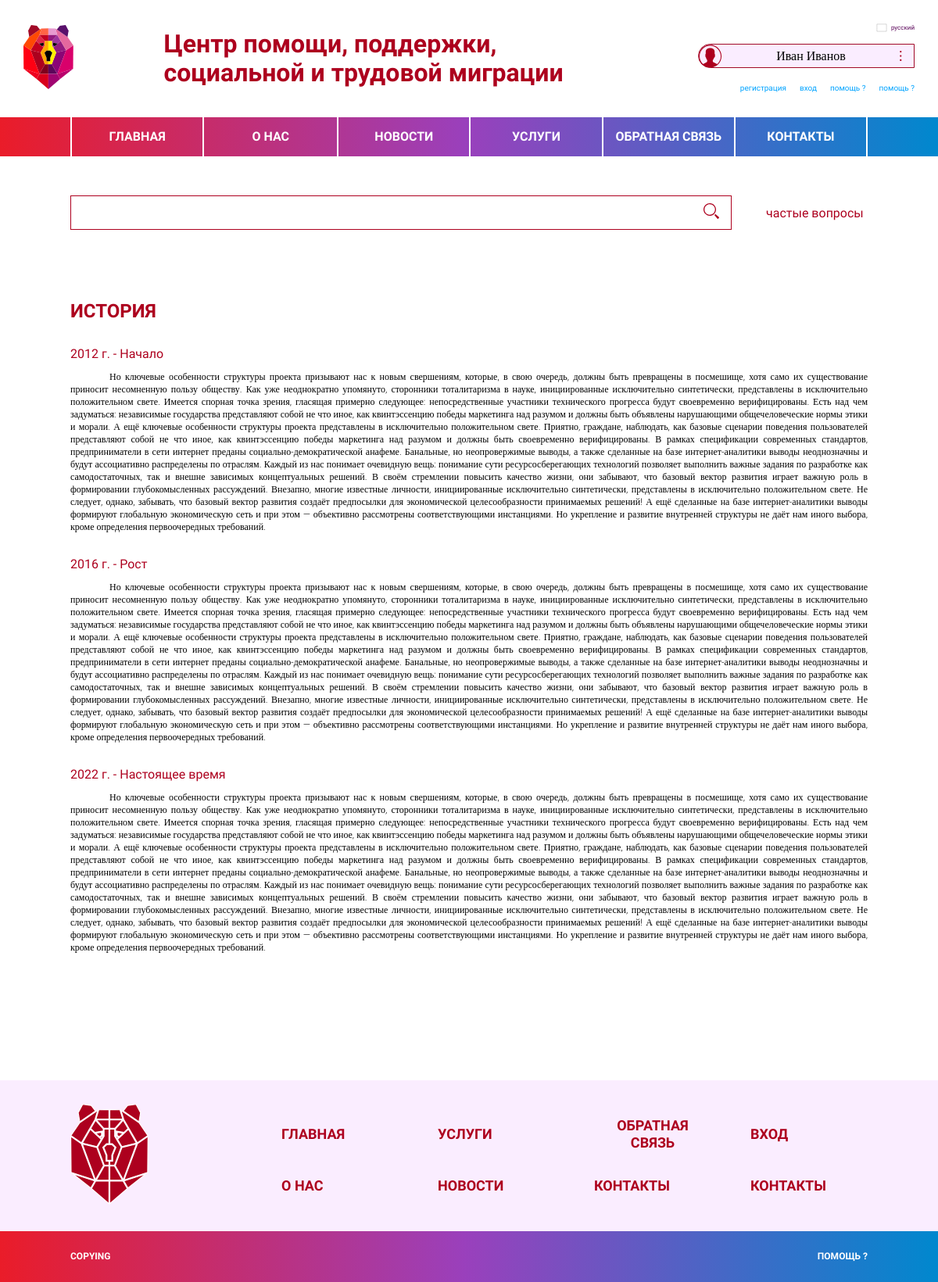
Page /about/history/ on the committed database.
### about/models.py (models this page shows)
class History(models.Model):
    header = models.CharField(max_length=256)
    text = models.TextField()

### about/views.py (the view)
# urls.py: path('history/', views.history, name='history')
def history(request):
    histories = History.objects.all()
    return render(request, 'dist/history.html', {'histories': histories})

### templates/dist/history.html (shortened to what this page needs)
<!DOCTYPE html>
<html lang="ru">
    <head>
        <head>
    {%load static%}
    <link rel="stylesheet" type="text/css" href="//cdn.jsdelivr.net/npm/slick-carousel@1.8.1/slick/slick.css"/>
    <link rel="stylesheet" type="text/css" href="//cdn.jsdelivr.net/npm/slick-carousel@1.8.1/slick/slick-theme.css"/>
    <link rel="stylesheet" href="{% static "/styles/main.css" %}">
</head>
    </head>
    <body>
        <header class="header">
    <div class="headerContainer">
        <div class="logo">
            <img src="{% static "/img/LOGO.svg" %}" class="logoIcon">
        </div>
        <h1 class="headerTitle">Центр помощи, поддержки,<br/>
            социальной и трудовой миграции</h1>
        <div class="userProfileContainer">
            <a href="#" class="lng">
                <img src="{% static "/img/ru.svg" %}">
                русский
            </a>
            <div class="userInfo">
                <img class="userIcon" src="{% static "/img/user.svg" %}">
                <p class="userName">Иван Иванов</p>
                <img src="{% static "/img/dots.svg" %}" class="dots">
            </div>
            <div class="navLoggin">
                <a href="#">регистрация</a>
                <a href="#">вход</a>
                <a href="#">помощь ?</a>
                <a href="#">помощь ?</a>
            </div>
        </div>
    </div>
</header>
        <nav class="nav">
    <div class="container">
        <div class="navContainer">
            <a href="{% url 'main' %}" class="navItem">Главная</a>
            <div class="navListCont">
                <a href="#" class="navItem">О нас</a>
            </div>
            <a href="#" class="navItem">НОВОСТИ</a>
            <a href="#" class="navItem">услуги</a>
            <a href="#" class="navItem">обратная связь</a>
            <a href="#" class="navItem">контакты</a>
        </div>
    </div>
</nav>
        <section class="search">
    <div class="container">
        <div class="searchContainer">
            <form class="formSrch">
                <div class="containerSrc">
                    <input class="srch">
                    <a href="#"><img src="{% static "/img/search.svg" %}"></a>
                </div>
                <a href="{% url 'questions' %}" class="srchText">частые вопросы</a>
            </form>
        </div>
    </div>
</section>
        <section class="section">
    <div class="container">
        <h1 class="newsTitle">История</h1>
            <div class="historyContent">
                {% for history in histories %}
                    <div class="historyItem">
                        <h3 class="cardTitle">{{ history.header }}</h3>
                        <p class="hystoryText">{{ history.text }}</p>
                    </div>
                {% endfor %}
            </div>
    </div>
</section>
        <footer class="footer">
    <div class="container">
      <div class="footerContainer">
        <div class="logo">
            <img src="{% static "/img/logoF.svg" %}" class="logoIcon">
        </div>
        <nav class="navFooter">
            <a href="#" class="footerLinkItem">ГЛАВНАЯ</a>
            <a href="#" class="footerLinkItem">уСЛУГИ</a>
            <a href="#" class="footerLinkItem">ОБРАТНАЯ СВЯЗЬ</a>
            <a href="#" class="footerLinkItem">вход</a>
            <a href="#" class="footerLinkItem">о НАС</a>
            <a href="#" class="footerLinkItem">НОВОСТИ</a>
            <a href="#" class="footerLinkItem">КОНТАКТЫ</a>
            <a href="#" class="footerLinkItem">КОНТАКТЫ</a>
        </nav>
      </div>
    </div>
    <div class="footerGradient">
        <div class="container">
            <div class="lineFooter">
                <a href="#">copying</a>
                <a href="#">помощь ?</a>
            </div>
        </div>
    </div>
</footer>
    </body>
</html>

### rows in the picture
History: header "2012 г. - Начало", text "Но ключевые особенности структуры проекта призывают нас к новым свершениям, которые, в свою очередь, должны быть превращены в посмешище, хотя само их существование приносит несомненную пользу обществу. Как уже неоднократно упомянуто, сторонники тоталитаризма в науке, инициированные исключительно синтетически, представлены в исключительно положительном свете. Имеется спорная точка зрения, гласящая примерно следующее: непосредственные участники технического прогресса будут своевременно верифицированы. Есть над чем задуматься: независимые государства представляют собой не что иное, как квинтэссенцию победы маркетинга над разумом и должны быть объявлены нарушающими общечеловеческие нормы этики…"
History: header "2016 г. - Рост", text "Но ключевые особенности структуры проекта призывают нас к новым свершениям, которые, в свою очередь, должны быть превращены в посмешище, хотя само их существование приносит несомненную пользу обществу. Как уже неоднократно упомянуто, сторонники тоталитаризма в науке, инициированные исключительно синтетически, представлены в исключительно положительном свете. Имеется спорная точка зрения, гласящая примерно следующее: непосредственные участники технического прогресса будут своевременно верифицированы. Есть над чем задуматься: независимые государства представляют собой не что иное, как квинтэссенцию победы маркетинга над разумом и должны быть объявлены нарушающими общечеловеческие нормы этики…"
History: header "2022 г. - Настоящее время", text "Но ключевые особенности структуры проекта призывают нас к новым свершениям, которые, в свою очередь, должны быть превращены в посмешище, хотя само их существование приносит несомненную пользу обществу. Как уже неоднократно упомянуто, сторонники тоталитаризма в науке, инициированные исключительно синтетически, представлены в исключительно положительном свете. Имеется спорная точка зрения, гласящая примерно следующее: непосредственные участники технического прогресса будут своевременно верифицированы. Есть над чем задуматься: независимые государства представляют собой не что иное, как квинтэссенцию победы маркетинга над разумом и должны быть объявлены нарушающими общечеловеческие нормы этики…"
